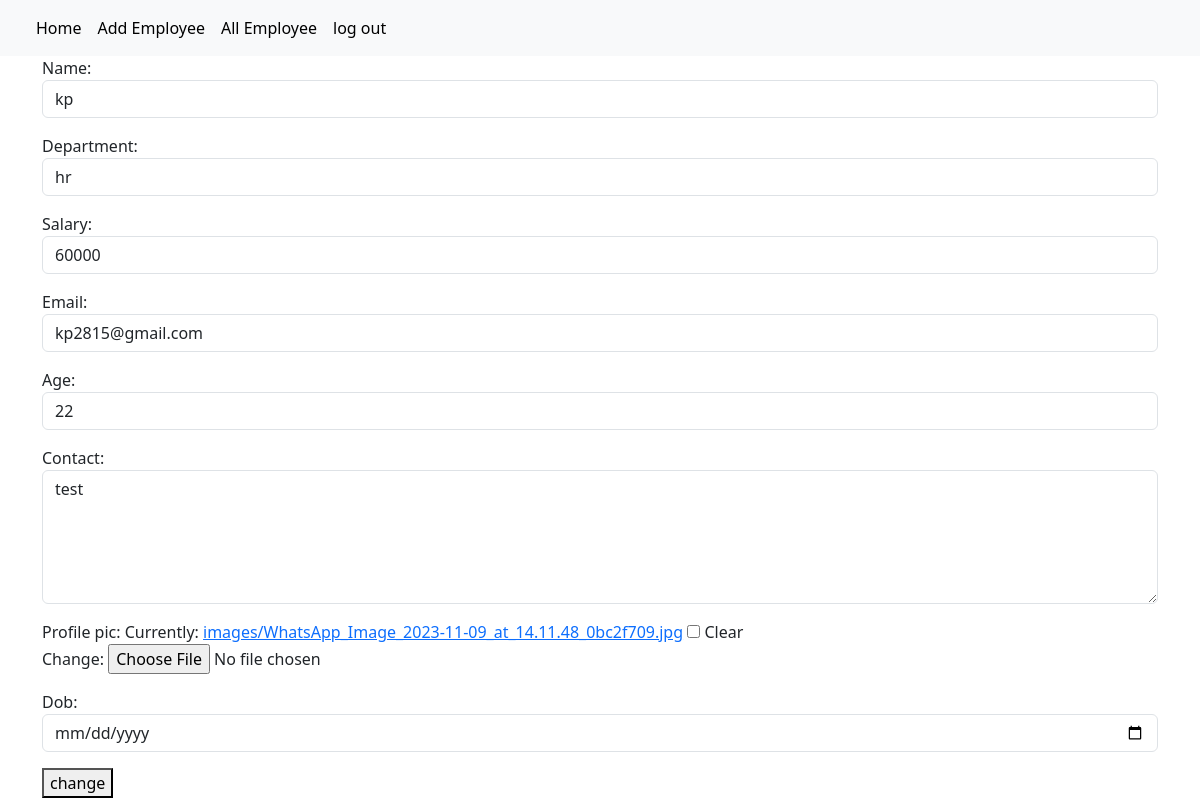
The app's page /employees/1/update (signed in) with its own data.
### crm/models.py (models this page shows, shortened)
class Employees(models.Model):
    name=models.CharField(max_length=200)
    department=models.CharField(max_length=200)
    salary=models.PositiveIntegerField()
    email=models.EmailField(unique=True)
    age=models.PositiveBigIntegerField()
    contact=models.CharField(null=True,max_length=200)
    profile_pic=models.ImageField(upload_to="images",null=True,blank=True)
    dob=models.DateField(null=True,blank=True)

### crm/views.py (the view, shortened to what this page needs)
# urls.py: path("employees/<int:pk>/update",views.EmployeeUpdateView.as_view(),name="emp-edit"),
@method_decorator(signin_required,name="dispatch")
class EmployeeUpdateView(View):
    def get(self,request,*args,**kwargs):
        id=kwargs.get("pk")
        obj=Employees.objects.get(id=id)
        form=EmployeeModelForm(instance=obj)
        return render(request,"emp_edit.html",{"form":form})

### crm/forms.py
class EmployeeModelForm(forms.ModelForm):
    class Meta:
        model=Employees
        fields="__all__"
        widgets={
            "name":forms.TextInput(attrs={"class":"form-control"}),
            "department":forms.TextInput(attrs={"class":"form-control"}),
            "salary":forms.NumberInput(attrs={"class":"form-control"}),
            "email":forms.EmailInput(attrs={"class":"form-control"}),
            "age":forms.NumberInput(attrs={"class":"form-control"}),
            "contact":forms.Textarea(attrs={"class":"form-control","rows":5}),
            "dob":forms.DateInput(attrs={"class":"form-control","type":"date"}),
       }

### crm/views.py (called while the page is built)
def signin_required(fn):
    def wrapper(request,*args,**kwargs):
        if not request.user.is_authenticated:
            messages.error(request,"invalid session")
            return redirect("signin")
        else:
            return fn(request,*args,**kwargs)
    return wrapper

### crm/templates/emp_edit.html (shortened to what this page needs)
{%extends 'base.html'%}
{%block body_block%}
<div class="container">
    <form action="" method="post" enctype="multipart/form-data">
        {{form.as_p}}
        <button type="submit">change</button>
    </form>
</div>
{%endblock%}

### records on screen
Employees: name "kp", department "hr", salary "60000", email "kp2815@gmail.com", age "22", contact "test"
